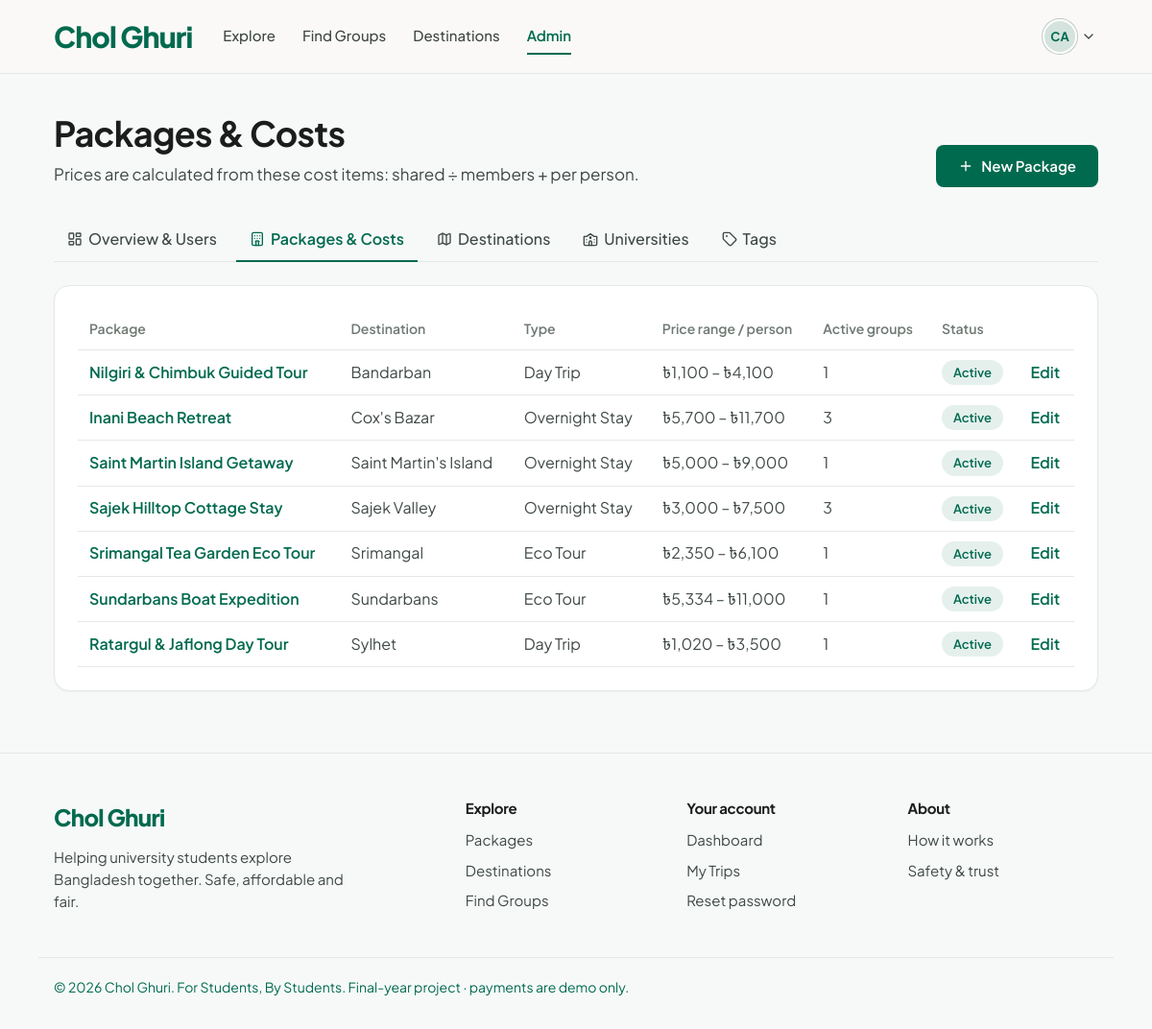
Screenshot of /admin/packages.php (signed in) with the database file from the repository.
### tables this page shows
CREATE TABLE users (
    id                     INT AUTO_INCREMENT PRIMARY KEY,
    university_id          INT          NULL,              
    full_name              VARCHAR(100) NOT NULL,
    email                  VARCHAR(150) NOT NULL UNIQUE,
    password_hash          VARCHAR(255) NOT NULL,
    role                   ENUM('student','admin') NOT NULL DEFAULT 'student',
    email_verified_at      DATETIME NULL,                  
    verify_token_hash      CHAR(64) NULL,
    verify_token_expires   DATETIME NULL,
    verify_sent_at         DATETIME NULL,
    reset_token_hash       CHAR(64) NULL,
    reset_token_expires    DATETIME NULL,
    remember_token_hash    CHAR(64) NULL,
    remember_token_expires DATETIME NULL,
    is_blocked             TINYINT(1) NOT NULL DEFAULT 0,
    last_login_at          DATETIME NULL,
    created_at             TIMESTAMP NOT NULL DEFAULT CURRENT_TIMESTAMP,

    INDEX (verify_token_hash),
    INDEX (reset_token_hash),
    INDEX (remember_token_hash),
    FOREIGN KEY (university_id) REFERENCES universities(id) ON DELETE SET NULL
);

CREATE TABLE packages (
    id                  INT AUTO_INCREMENT PRIMARY KEY,
    destination_id      INT          NOT NULL,
    title               VARCHAR(150) NOT NULL,
    trip_type           ENUM('day_trip','overnight','eco_tour') NOT NULL,
    accommodation_type  ENUM('shared','private','none') NOT NULL DEFAULT 'shared',   
    accommodation_name  VARCHAR(150) NULL,
    transport_info      VARCHAR(200) NULL,
    location            VARCHAR(150) NULL,
    description         TEXT         NULL,
    duration_days       TINYINT      NOT NULL DEFAULT 1,
    min_group_size      TINYINT      NOT NULL DEFAULT 2,
    max_group_size      TINYINT      NOT NULL DEFAULT 10,    
    amenities           VARCHAR(255) NULL,                  
    image               VARCHAR(255) NULL,
    is_active           TINYINT(1)   NOT NULL DEFAULT 1,
    created_at          TIMESTAMP    NOT NULL DEFAULT CURRENT_TIMESTAMP,

    INDEX (destination_id, is_active),
    FOREIGN KEY (destination_id) REFERENCES destinations(id),
    CHECK (min_group_size >= 1 AND min_group_size <= max_group_size)
);

CREATE TABLE destinations (
    id           INT AUTO_INCREMENT PRIMARY KEY,
    name         VARCHAR(100) NOT NULL,
    region       VARCHAR(100) NULL,
    label        VARCHAR(40)  NULL,                   
    description  TEXT         NULL,
    image        VARCHAR(255) NULL,
    is_featured  TINYINT(1)   NOT NULL DEFAULT 0
);

### config/database.php (called while the page is built, shortened)
<?php
function db(): PDO
{
    static $pdo = null;
    if ($pdo === null) {
        $dsn = 'mysql:host=' . DB_HOST . ';dbname=' . DB_NAME . ';charset=' . DB_CHARSET;
        $options = [
            PDO::ATTR_ERRMODE            => PDO::ERRMODE_EXCEPTION,
            PDO::ATTR_DEFAULT_FETCH_MODE => PDO::FETCH_ASSOC,
            PDO::ATTR_EMULATE_PREPARES   => false,
        ];
        $pdo = new PDO($dsn, DB_USER, DB_PASS, $options);
        $pdo->exec("SET time_zone = '+06:00'");
    }
    return $pdo;
}

### includes/users.php (called while the page is built, shortened)
<?php
function find_user_by_id(int $id): ?array
{
    $stmt = db()->prepare(
        'SELECT u.*, un.name AS university_name, un.short_name AS university_short, un.email_domain AS university_domain,
                p.gender, p.phone, p.city, p.bio, p.profile_photo, p.budget_min, p.budget_max,
                p.group_size_min, p.group_size_max, p.trip_type_pref, p.accommodation_pref, p.show_profile
         FROM users u
         LEFT JOIN universities un    ON un.id = u.university_id
         LEFT JOIN student_profiles p ON p.user_id = u.id
         WHERE u.id = ?'
    );
    $stmt->execute([$id]);
    return $stmt->fetch() ?: null;
}

### includes/auth.php (called while the page is built, shortened)
<?php
function current_user(): ?array
{
    static $user = false;
    if ($user === false) {
        $user = null;
        if (!empty($_SESSION['user_id'])) {
            $user = find_user_by_id((int) $_SESSION['user_id']);
        }
    }
    return $user;
}
function require_login(): array
{
    $user = current_user();
    return $user;
}
function require_admin(): array
{
    $user = require_login();
    return $user;
}

### includes/pricing.php (called while the page is built, shortened)
<?php
function package_cost_totals(int $packageId): array
{
    static $cache = [];
    if (!isset($cache[$packageId])) {
        $stmt = db()->prepare(
            "SELECT COALESCE(SUM(CASE WHEN cost_type = 'shared'     THEN amount END), 0) AS shared,
                    COALESCE(SUM(CASE WHEN cost_type = 'per_person' THEN amount END), 0) AS per_person
             FROM package_costs WHERE package_id = ?"
        );
        $stmt->execute([$packageId]);
        $cache[$packageId] = array_map('floatval', $stmt->fetch());
    }
    return $cache[$packageId];
}
function per_person_price(int $packageId, int $members): float
{
    $members = max(1, $members);
    $totals  = package_cost_totals($packageId);
    return ceil($totals['shared'] / $members + $totals['per_person']);
}
function starting_price(array $package): float
{
    return per_person_price((int) $package['id'], (int) $package['max_group_size']);
}

### admin/packages.php (the view, shortened to what this page needs)
<?php
require_once __DIR__ . '/../includes/admin.php';
require_admin();
$editId = $_GET['edit'] ?? null;
$costs = [];
$list = db()->query(
    "SELECT p.*, d.name AS destination_name,
            (SELECT COUNT(*) FROM travel_groups g WHERE g.package_id = p.id AND g.status IN ('forming','full','confirmed')) AS active_groups
     FROM packages p JOIN destinations d ON d.id = p.destination_id ORDER BY d.name, p.title"
)->fetchAll();
require_once __DIR__ . '/../includes/header.php';
?>
<div class="container">
    <div class="page-head page-head-row">
        <div><h1>Packages &amp; Costs</h1><p>Prices are calculated from these cost items: shared &divide; members + per person.</p></div>
        <a class="btn btn-primary" href="<?= url('admin/packages.php?edit=new') ?>"><?= icon('plus', 'icon-sm') ?> New Package</a>
    </div>
    <?= admin_nav('packages.php') ?>
<?php if ($editId !== null): $p = $package ?? []; ?>
    <?php if ($errors): ?><div class="alert alert-error"><?= icon('circle-alert') ?><span><?= implode('<br>', array_map('e', $errors)) ?></span></div><?php endif; ?>
    <form class="card" method="post" enctype="multipart/form-data">
        <?= csrf_field() ?>
        <h2 class="card-section-title"><?= $package && isset($package['id']) ? 'Edit: ' . e($package['title']) : 'New package' ?></h2>
        <?php if (!empty($p['id'])): ?><?= alert('warning', 'Changing cost items changes the live price of every group using this package (already-paid bookings keep their recorded amount).') ?><?php endif; ?>
        <div class="form-row">
            <div class="form-group"><label for="title">Title</label><input class="input" id="title" name="title" value="<?= e($p['title'] ?? '') ?>" required></div>
            <div class="form-group"><label for="destination_id">Destination</label>
                <select class="input" id="destination_id" name="destination_id"><?php foreach ($destinations as $d): ?><option value="<?= $d['id'] ?>" <?= (int) ($p['destination_id'] ?? 0) === (int) $d['id'] ? 'selected' : '' ?>><?= e($d['name']) ?></option><?php endforeach; ?></select></div>
        </div>
        <div class="form-row form-row-3">
            <div class="form-group"><label for="trip_type">Trip type</label>
                <select class="input" id="trip_type" name="trip_type"><?php foreach (['overnight', 'day_trip', 'eco_tour'] as $t): ?><option value="<?= $t ?>" <?= ($p['trip_type'] ?? '') === $t ? 'selected' : '' ?>><?= TRIP_TYPE_LABELS[$t] ?></option><?php endforeach; ?></select></div>
            <div class="form-group"><label for="accommodation_type">Accommodation</label>
                <select class="input" id="accommodation_type" name="accommodation_type"><?php foreach (['shared' => 'Shared rooms', 'private' => 'Private rooms', 'none' => 'None (day trip)'] as $k => $l): ?><option value="<?= $k ?>" <?= ($p['accommodation_type'] ?? 'shared') === $k ? 'selected' : '' ?>><?= $l ?></option><?php endforeach; ?></select></div>
            <div class="form-group"><label for="duration_days">Duration (days)</label><input class="input" type="number" id="duration_days" name="duration_days" min="1" max="30" value="<?= e((string) ($p['duration_days'] ?? 2)) ?>"></div>
            <div class="form-group"><label for="min_group_size">Min group size</label><input class="input" type="number" id="min_group_size" name="min_group_size" min="1" max="30" value="<?= e((string) ($p['min_group_size'] ?? 2)) ?>"></div>
            <div class="form-group"><label for="max_group_size">Max group size (capacity)</label><input class="input" type="number" id="max_group_size" name="max_group_size" min="1" max="30" value="<?= e((string) ($p['max_group_size'] ?? 8)) ?>"></div>
        </div>
        <div class="form-row">
            <div class="form-group"><label for="accommodation_name">Accommodation name</label><input class="input" id="accommodation_name" name="accommodation_name" value="<?= e($p['accommodation_name'] ?? '') ?>"></div>
            <div class="form-group"><label for="transport_info">Transport</label><input class="input" id="transport_info" name="transport_info" value="<?= e($p['transport_info'] ?? '') ?>"></div>
            <div class="form-group"><label for="location">Location</label><input class="input" id="location" name="location" value="<?= e($p['location'] ?? '') ?>"></div>
            <div class="form-group"><label for="image">Photo</label>
                <select class="input" id="image" name="image"><?php foreach (builtin_images() as $img): ?><option value="<?= e($img) ?>" <?= ($p['image'] ?? '') === $img ? 'selected' : '' ?>><?= e($img) ?></option><?php endforeach; ?></select>
                <input class="input" style="margin-top:8px" type="file" name="image_upload" accept="image/jpeg,image/png" aria-label="Upload a new photo"></div>
        </div>
        <div class="form-group"><label for="description">Description</label><textarea class="input" id="description" name="description" rows="3"><?= e($p['description'] ?? '') ?></textarea></div>
        <fieldset class="form-group"><legend class="label">Amenities</legend>
            <div class="tag-picker tag-picker-sm"><?php $am = explode(',', (string) ($p['amenities'] ?? '')); foreach (AMENITY_LABELS as $k => $a): ?>
                <label class="tag-option"><input type="checkbox" name="amenities[]" value="<?= $k ?>" <?= in_array($k, $am, true) ? 'checked' : '' ?>><span><?= e($a['label']) ?></span></label><?php endforeach; ?></div>
        </fieldset>
        <label class="check form-group"><input type="checkbox" name="is_active" value="1" <?= ($p['is_active'] ?? 1) ? 'checked' : '' ?>> <span>Active (visible to students)</span></label>
        <h3>Cost items</h3>
        <div class="table-wrap">
            <table class="table cost-edit">
                <thead><tr><th>Label</th><th>Category</th><th>Type</th><th>Amount (৳)</th><th>Remove</th></tr></thead>
                <tbody>
                <?php $rows = array_merge($costs, array_fill(0, 3, ['label' => '', 'category' => 'transport', 'cost_type' => 'shared', 'amount' => ''])); ?>
                <?php foreach ($rows as $i => $c): ?>
                    <tr>
                        <td><input class="input" name="cost[<?= $i ?>][label]" value="<?= e($c['label']) ?>" placeholder="e.g. Jeep hire"></td>
                        <td><select class="input" name="cost[<?= $i ?>][category]"><?php foreach (CATEGORY_LABELS as $k => $cat): ?><option value="<?= $k ?>" <?= $c['category'] === $k ? 'selected' : '' ?>><?= $cat['label'] ?></option><?php endforeach; ?></select></td>
                        <td><select class="input" name="cost[<?= $i ?>][cost_type]"><option value="shared" <?= $c['cost_type'] === 'shared' ? 'selected' : '' ?>>Shared</option><option value="per_person" <?= $c['cost_type'] === 'per_person' ? 'selected' : '' ?>>Per person</option></select></td>
                        <td><input class="input" type="number" min="0" step="1" name="cost[<?= $i ?>][amount]" value="<?= e((string) ($c['amount'] === '' ? '' : (int) $c['amount'])) ?>"></td>
                        <td><?php if ($c['label'] !== ''): ?><input type="checkbox" name="cost[<?= $i ?>][delete]" value="1" aria-label="Remove"><?php endif; ?></td>
                    </tr>
                <?php endforeach; ?>
                </tbody>
            </table>
        </div>
        <div class="form-actions"><a class="btn btn-light" href="<?= url('admin/packages.php') ?>">Cancel</a><button class="btn btn-primary" type="submit">Save Package</button></div>
    </form>
<?php else: ?>
    <section class="card">
        <div class="table-wrap">
            <table class="table">
                <thead><tr><th>Package</th><th>Destination</th><th>Type</th><th>Price range / person</th><th>Active groups</th><th>Status</th><th></th></tr></thead>
                <tbody>
                <?php foreach ($list as $p): ?>
                    <tr>
                        <td><a href="<?= url('package.php?id=' . $p['id']) ?>"><?= e($p['title']) ?></a></td>
                        <td><?= e($p['destination_name']) ?></td>
                        <td><?= e(TRIP_TYPE_LABELS[$p['trip_type']]) ?></td>
                        <td><?= money(starting_price($p)) ?> – <?= money(per_person_price((int) $p['id'], (int) $p['min_group_size'])) ?></td>
                        <td><?= (int) $p['active_groups'] ?></td>
                        <td><?= $p['is_active'] ? '<span class="badge">Active</span>' : '<span class="badge badge-grey">Inactive</span>' ?></td>
                        <td><a href="<?= url('admin/packages.php?edit=' . $p['id']) ?>">Edit</a></td>
                    </tr>
                <?php endforeach; ?>
                </tbody>
            </table>
        </div>
    </section>
<?php endif; ?>
</div>
<?php require_once __DIR__ . '/../includes/footer.php'; ?>

### includes/functions.php (shortened to what this page needs)
<?php
function e(?string $text): string
{
    return htmlspecialchars($text ?? '', ENT_QUOTES, 'UTF-8');
}
function url(string $path = ''): string
{
    return BASE_URL . '/' . ltrim($path, '/');
}
function money(float|int|string|null $amount): string
{
    $value = round((float) $amount);
    return ($value < 0 ? '-' : '') . '৳' . number_format(abs($value));
}
function icon(string $name, string $class = ''): string
{
    static $cache = [];
    if (!isset($cache[$name])) {
        $file = __DIR__ . '/../assets/icons/' . basename($name) . '.svg';
        $svg  = is_file($file) ? file_get_contents($file) : '';
        $svg  = trim(preg_replace('//s', '', $svg));
        $svg  = preg_replace_callback('/^<svg[^>]*>/', function ($m) {
            return preg_replace('/\s(width|height|class)="[^"]*"/', '', $m[0]);
        }, $svg);
        $cache[$name] = $svg;
    }
    $classes = trim('icon ' . $class);
    return str_replace('<svg', '<svg class="' . e($classes) . '" aria-hidden="true"', $cache[$name]);
}
function initials(string $name): string
{
    $parts = preg_split('/\s+/', trim($name));
    $first = mb_substr($parts[0] ?? '', 0, 1);
    $last  = count($parts) > 1 ? mb_substr(end($parts), 0, 1) : '';
    return mb_strtoupper($first . $last);
}
function avatar(?string $photo, string $name, string $size = 'md'): string
{
    return '<span class="avatar avatar-' . e($size) . ' avatar-initials" aria-label="' . e($name) . '">' . e(initials($name)) . '</span>';
}

### rows the page displays
users: full_name "CA"
packages: title "Nilgiri & Chimbuk Guided Tour", destination.name "Bandarban", trip_type "Day Trip", p "৳1,100", id+min_group_size "৳4,100", active_groups "1", is_active "Active"
packages: title "Inani Beach Retreat", destination.name "Cox's Bazar", trip_type "Overnight Stay", p "৳5,700", id+min_group_size "৳11,700", active_groups "3", is_active "Active"
packages: title "Saint Martin Island Getaway", destination.name "Saint Martin's Island", trip_type "Overnight Stay", p "৳5,000", id+min_group_size "৳9,000", active_groups "1", is_active "Active"
packages: title "Sajek Hilltop Cottage Stay", destination.name "Sajek Valley", trip_type "Overnight Stay", p "৳3,000", id+min_group_size "৳7,500", active_groups "3", is_active "Active"
packages: title "Srimangal Tea Garden Eco Tour", destination.name "Srimangal", trip_type "Eco Tour", p "৳2,350", id+min_group_size "৳6,100", active_groups "1", is_active "Active"
packages: title "Sundarbans Boat Expedition", destination.name "Sundarbans", trip_type "Eco Tour", p "৳5,334", id+min_group_size "৳11,000", active_groups "1", is_active "Active"
packages: title "Ratargul & Jaflong Day Tour", destination.name "Sylhet", trip_type "Day Trip", p "৳1,020", id+min_group_size "৳3,500", active_groups "1", is_active "Active"

### other values shown
APP_NAME "Chol Ghuri"
$label "Explore"
$label "Find Groups"
$label "Destinations"
$label "Admin"
$label "Overview & Users"
$label "Packages & Costs"
$label "Universities"
$label "Tags"
